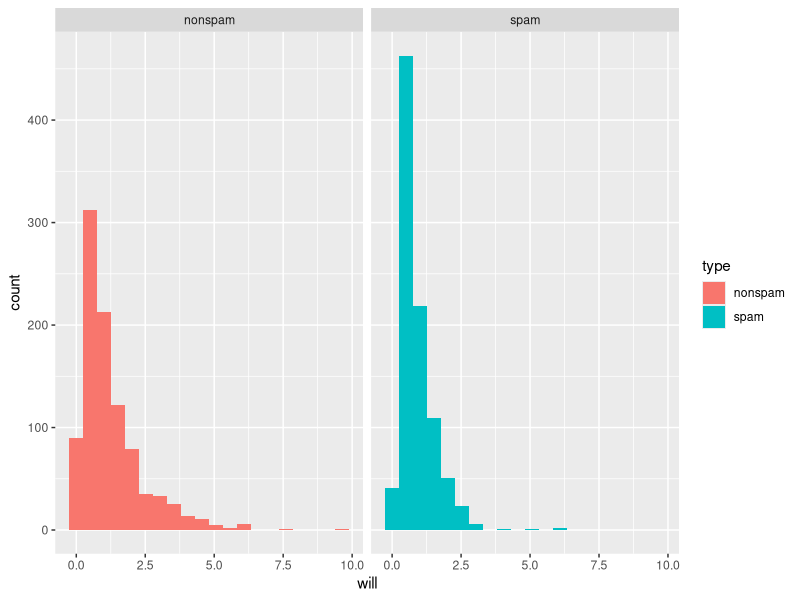
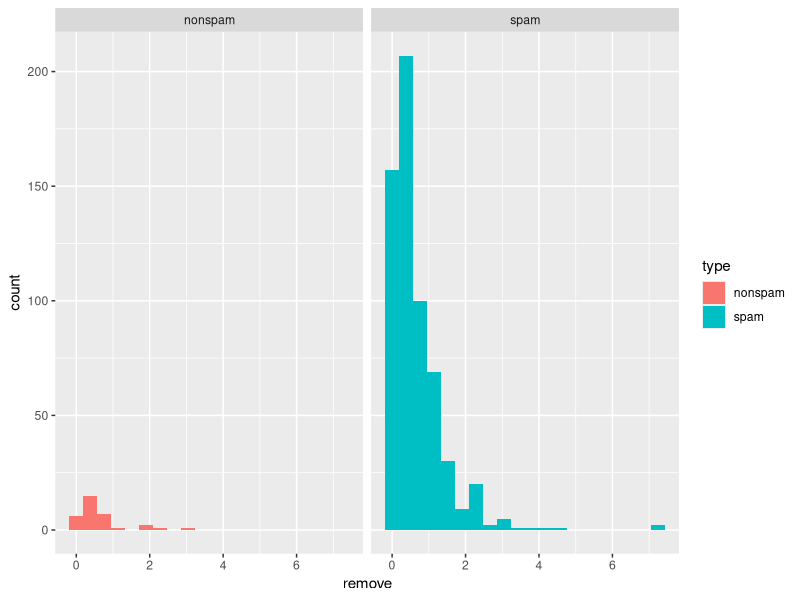
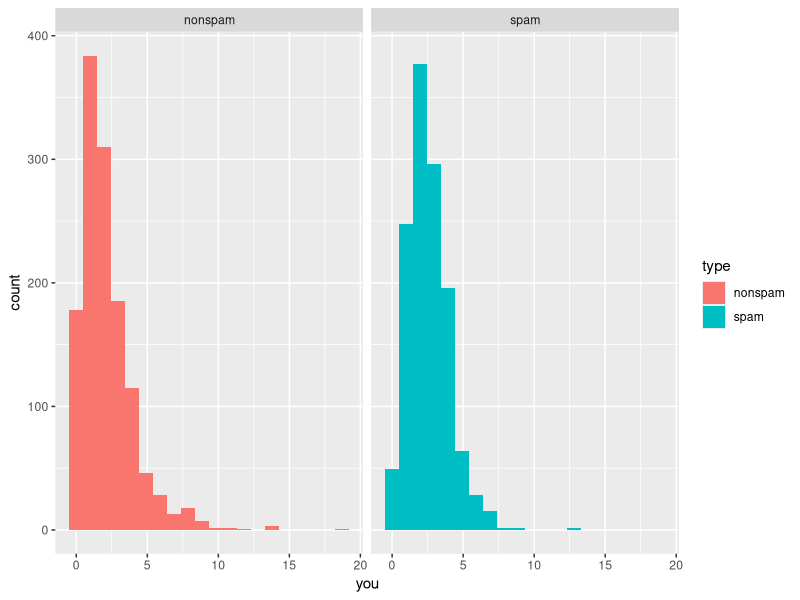
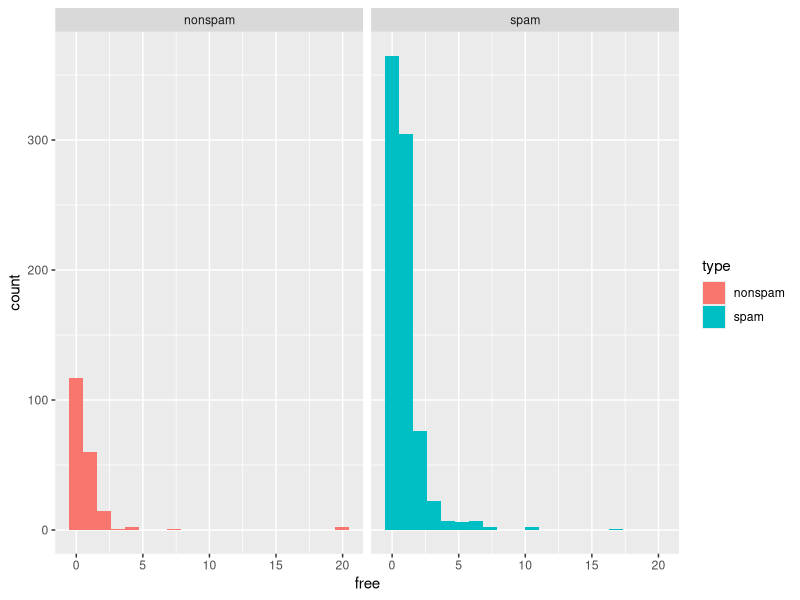
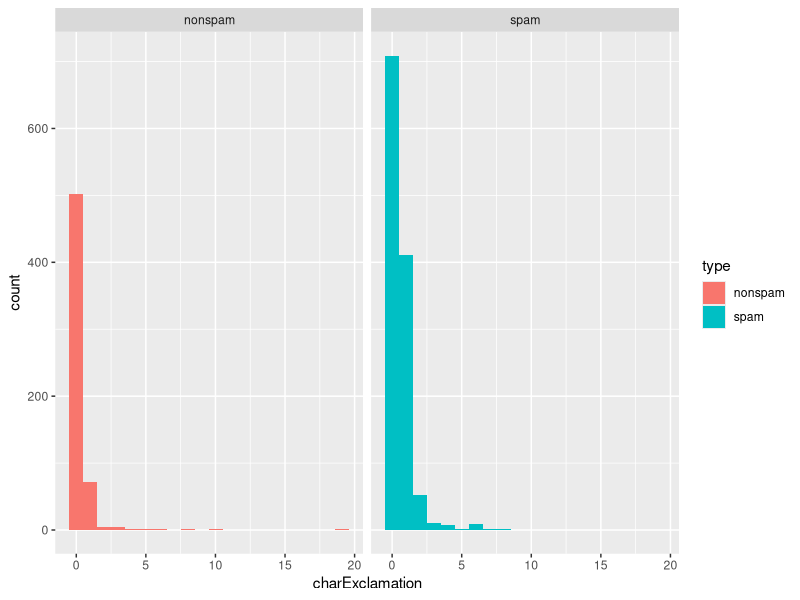
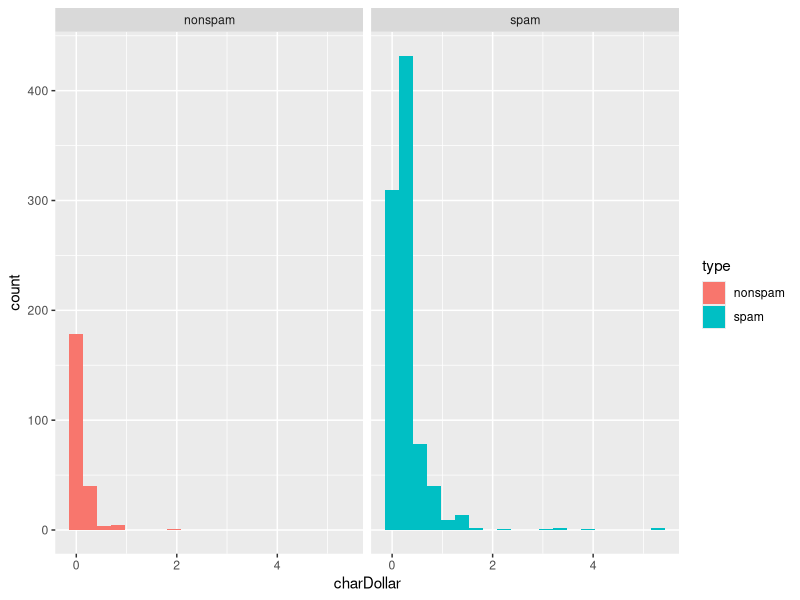
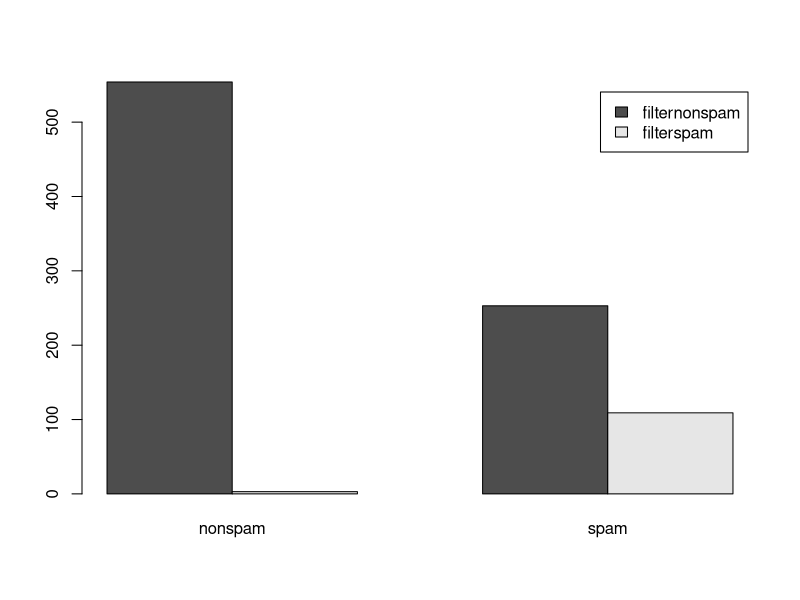

R code for these plots, in order:
install.packages("caret")
install.packages("ggplot2")
install.packages("sqldf")
install.packages("e1071")
library(ggplot2)
library(caret)
library(sqldf)
library(e1071)


# set the working directory to the proper folder
# you can either give in the path or click on Session and then Set Working Directory
#setwd("~/Desktop/Spamfilter")

# We set the seed to remove randomness in choosing the training set. 
# I will explain this in class. 
set.seed(10)

# read the data
# type ?read.csv in the console if you need information about a function
spam <- read.csv2(file="SpamFilterData.csv", sep =",", dec = ".") 

# good practice would be to specify the classes for the columns
# colClasses = c(rep("numeric", 6), "factor"))
# information about the object can be extracted by using str
str(spam)

# several options to view the data 
View(spam)
head(spam)
tail(spam, 10)

# get summary
summary(spam)


#*****************

# create an array of indices to partition the data
# p = 0.8 means I will use 80% of the rows for the training set
trainIndex <- createDataPartition(spam$type, p = 0.8, list = FALSE, times = 1)

trainSet <- spam[trainIndex, ]
testSet <- spam[-trainIndex,]



#by Joris

createHistogram <- function(dataSet, event){
  colNumber <- match(event, names(dataSet))
  ggplot(data=dataSet,(aes_string(x = event, fill = "type"))) + geom_histogram(bins = 20) + facet_grid(~type) 
  ggplot(data=trainSet[(dataSet[colNumber] != 0.0),], (aes_string(x = event, fill = "type"))) + geom_histogram(bins = 20) + facet_grid(~type) 
}

colnames(trainSet)

createHistogram(trainSet, "will")
createHistogram(trainSet, "remove")
createHistogram(trainSet, "you")
createHistogram(trainSet, "free")
createHistogram(trainSet, "charExclamation")
createHistogram(trainSet, "charDollar")

#Wahrscheinleichkeit, das Wort in einem Spam Mail vorkommt
probEisSpam <- function(dataSet, event, threshold){

  colNumber <- match(event, names(dataSet))
  
  nrowSpamandEvent <- nrow(dataSet[dataSet$type == "spam" & dataSet[colNumber] > threshold,])
  nrowSpam <- nrow(dataSet[dataSet$type == "spam",])
  
  pSpamandEvent <- nrowSpamandEvent / nrowSpam
  
  nrowNonSpamandEvent <- nrow(dataSet[dataSet$type == "nonspam" & dataSet[colNumber] > threshold,])
  nrowNonSpam <- nrow(dataSet[dataSet$type == "nonspam",])
  
  pNonSpamandEvent <- nrowNonSpamandEvent / nrowNonSpam
  
  probability <- pSpamandEvent*0.9/(pSpamandEvent*0.9 + pNonSpamandEvent*0.1)
  
  return(probability)
}

#Wahrscheinleichkeit, das 2 Wörter in einem Spam Mail vorkommen
probEisSpamtwoInputs <- function(dataSet, event1,event2, threshold){
  
  colNumber1 <- match(event1, names(dataSet))
  colNumber2 <- match(event2, names(dataSet))
  
  nrowSpamandEvent <- nrow(dataSet[dataSet$type == "spam" & dataSet[colNumber1] > threshold & dataSet[colNumber2] > threshold,])
  nrowSpam <- nrow(dataSet[dataSet$type == "spam",])
  
  pSpamandEvent <- nrowSpamandEvent / nrowSpam
  
  nrowNonSpamandEvent <- nrow(dataSet[dataSet$type == "nonspam" & dataSet[colNumber1] > threshold & dataSet[colNumber2] > threshold,])
  nrowNonSpam <- nrow(dataSet[dataSet$type == "nonspam",])
  
  pNonSpamandEvent <- nrowNonSpamandEvent / nrowNonSpam
  
  probability <- pSpamandEvent*0.9/(pSpamandEvent*0.9 + pNonSpamandEvent*0.1)
  
  return(probability)
}

pwill <- probEisSpam(trainSet, "will",0)
pwill
pyou <- probEisSpam(trainSet, "you",0)
pyou
pfree <- probEisSpam(trainSet, "free",0)
pfree
premove <- probEisSpam(trainSet, "remove",0)
premove
pExclamation <- probEisSpam(trainSet, "charExclamation",0)
pExclamation
pDollar <- probEisSpam(trainSet, "charDollar",0)
pDollar

pfreeandremove <- probEisSpamtwoInputs(trainSet, "free", "remove", 0)
pfreeandremove

#Create confusion matrix for training charExclamation
trainSet$singlecharExclamation <- "filternonspam"
trainSet$singlecharExclamation[trainSet$charExclamation > 0] <- "filterspam"
table(trainSet$singlecharExclamation, trainSet$type)

#Create confusion matrix for training remove
trainSet$singleremove <- "filternonspam"
trainSet$singleremove[trainSet$remove > 1] <- "filterspam"
table(trainSet$singleremove, trainSet$type)

#Create confusion matrix for both
trainSet$both <- "filternonspam"
trainSet$both[trainSet$remove > 0 & trainSet$charExclamation > 0] <- "filterspam"
table(trainSet$both, trainSet$type)

#Create Confusion matrix for free and remove training
trainSet$freeremove <- "filternonspam"
trainSet$freeremove[trainSet$remove > 0.1 & trainSet$free > 0.1] <- "filterspam"
table(trainSet$freeremove, trainSet$type)

#Create Confusion matrix for free and remove testing
testSet$freeremove <- "filternonspam"
testSet$freeremove[testSet$remove > 0.1 & testSet$charExclamation > 0.1] <- "filterspam"
freeremovetable <- table(testSet$freeremove, testSet$type)
barplot(freeremovetable, beside=TRUE, legend = TRUE)

View(trainSet)

# Results with Naive Bayes Library
trainSet <- NULL
testSet <- NULL

trainSet <- spam[trainIndex, ]
testSet <- spam[-trainIndex,]

Naive_Bayes_Model <- naiveBayes(type ~., data=trainSet)
Naive_Bayes_Model


#Prediction on the dataset
NB_Predictions <- predict(Naive_Bayes_Model,testSet)
table(NB_Predictions,testSet$type)
